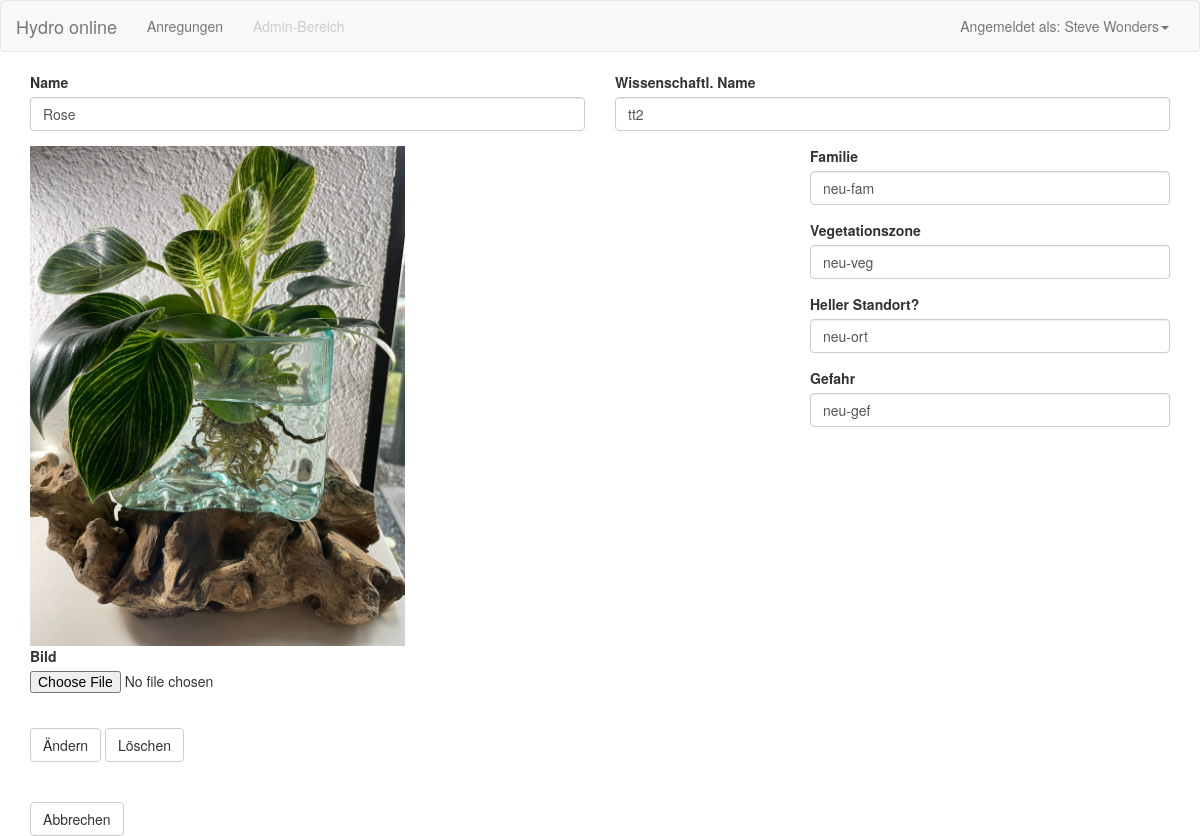
The page /pflanze/1 (signed in) on the database its author committed.
### backend/models.py (models this page shows, shortened)
class User(UserMixin, db.Model):
    id = db.Column(db.Integer, primary_key=True)
    username = db.Column(db.String(64), index=True, unique=True)
    email = db.Column(db.String(120), index=True, unique=True)
    password_hash = db.Column(db.String(128))
    roles = db.relationship('Role', secondary='user_role', back_populates='users')
    pflanzen = db.relationship('Pflanze', backref='publisher', lazy='dynamic')
    @hybrid_property
    def is_admin(self):
        return self.has_role('admin')
    def has_role(self, role):
        return bool(
            Role.query
            .join(Role.users)
            .filter(User.id == self.id)
            .filter(Role.name == role)
            .count() == 1
        )

class Pflanze(db.Model):
    id = db.Column(db.Integer, primary_key=True)
    name = db.Column(db.String(40), nullable=True)
    wissenschaft_name = db.Column(db.String(40), nullable=True)
    familie = db.Column(db.String(40), nullable=True)
    vegetationszone = db.Column(db.String(40), nullable=True)
    will_sonne = db.Column(db.String(40), nullable=True)
    gefahr = db.Column(db.String(40), nullable=True)
    created_at = db.Column(db.DateTime(), default=datetime.utcnow)
    created_by = db.Column(db.Integer, db.ForeignKey('user.id'))

### backend/index.py (the view, shortened to what this page needs)
@app.route("/pflanze/<id>", methods=['GET','POST'])
@login_required
def form_pflanze_details(id):
    pflanze_form = forms.PflanzeForm()
    pflanze = db.session.query(Pflanze).filter(Pflanze.id == id).first()
    pflanze_bild_datei = '/static/uploads/Pflanze_' + id + '.jpg'
    pflanze_form.name.data = pflanze.name
    pflanze_form.wissenschaft_name.data = pflanze.wissenschaft_name
    pflanze_form.familie.data = pflanze.familie
    pflanze_form.vegetationszone.data = pflanze.vegetationszone
    pflanze_form.will_sonne.data = pflanze.will_sonne
    pflanze_form.gefahr.data = pflanze.gefahr
    return render_template('pflanze.html',
                           pflanze_form = pflanze_form,
                           pflanze_bild_datei = pflanze_bild_datei)

### backend/models.py (called while the page is built)
@login.user_loader
def load_user(id):
    return User.query.get(int(id))

### templates/pflanze.html (shortened to what this page needs)
{% extends "base.html" %}
{% block my_content %}
  <div class="container">
      <form method="post" action="" novalidate enctype="multipart/form-data">
        <div class="row">
          <div class="col-md-6">
              {{ wtf.form_field(pflanze_form.name) }}
          </div>
          <div class="col-md-6">
            {{ wtf.form_field(pflanze_form.wissenschaft_name) }}
          </div>
        </div>
        <div class="row">
          <div class="col-md-8">
            <img src="{{pflanze_bild_datei}}" alt="" width="auto" height="500">
            {{ wtf.form_field(pflanze_form.bild) }}
          </div>
          <div class="col-md-4">
            {{ wtf.form_field(pflanze_form.familie) }}
            {{ wtf.form_field(pflanze_form.vegetationszone) }}
            {{ wtf.form_field(pflanze_form.will_sonne) }}
            {{ wtf.form_field(pflanze_form.gefahr) }}
          </div>
        </div>
        <br>
              {{ wtf.form_field(pflanze_form.aendern) }}
              {{ wtf.form_field(pflanze_form.loeschen) }}
              <br>
              <br>
              <br>
              {{ wtf.form_field(pflanze_form.abbrechen) }}
  </div>
  {% endblock %}

### templates/base.html (shortened to what this page needs)
{% extends "bootstrap/base.html" %}
{% import "bootstrap/wtf.html" as wtf %}
{% block head %}
  {{ super() }}
  <link href="https://cdn.datatables.net/v/bs/dt-1.13.8/datatables.min.css" rel="stylesheet">
  <link rel="stylesheet" href="../static/css/styles.css">
{% endblock %}
{% block navbar %}
  <nav class="navbar navbar-default">
    <div class="container-fluid">
      <div class="navbar-header">
        <a class="navbar-brand" href="{{ url_for('start_page') }}">Hydro online</a>
      </div>
      <div class="collapse navbar-collapse" id="bs-example-navbar-collapse-1">
        <ul class="nav navbar-nav">
          <li><a href="{{ url_for('pflanzen_page') }}">Anregungen</a></li>
          {% if current_user.is_admin %}
          <li><a href="{{ url_for('administer') }}">Admin-Bereich</a></li>
          {% else %}
          <li class="disabled"><a href="{{ url_for('administer') }}">Admin-Bereich</a></li>
          {% endif %}
        </ul>
        <ul class="nav navbar-nav navbar-right">
          {% if current_user.is_authenticated %}
          <li class="dropdown">
            <a href="#" class="dropdown-toggle" data-toggle="dropdown" role="button" aria-haspopup="true" aria-expanded="false">Angemeldet als: {{ current_user.username }}<span class="caret"></span></a>
          </li>
          {% else %}
            <li><a href="{{ url_for('login') }}">Anmelden</a></li>
          {% endif %}
        </ul>
      </div>
    </div>
  </nav>
{% endblock %}
{% block content %}
  {% block my_content %}{% endblock %}
{% endblock %}

### rows shown on the page
User: username "Steve Wonders"
Pflanze: name "Rose", wissenschaft_name "tt2", familie "neu-fam", vegetationszone "neu-veg", will_sonne "neu-ort", gefahr "neu-gef"
